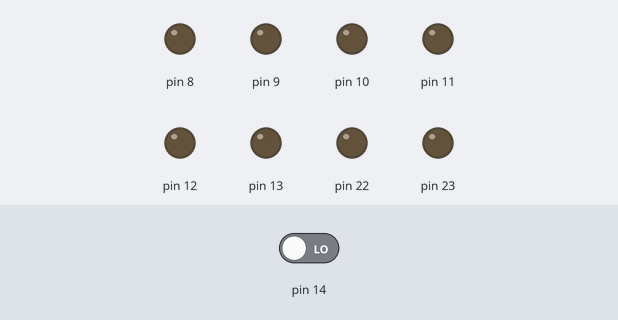
Recording of a sketch running on a simulated Arduino Uno, built with avr-gcc and run on an emulated ATmega328P. Shown: output pins drawn as LEDs (lit = HIGH). The inputs (shaded band) are chosen by the test bench; at power-on: pin 14 LOW.

Above: at 1.2 s.
1.3 s: pin 14 driven HIGH
At 1.6 s:
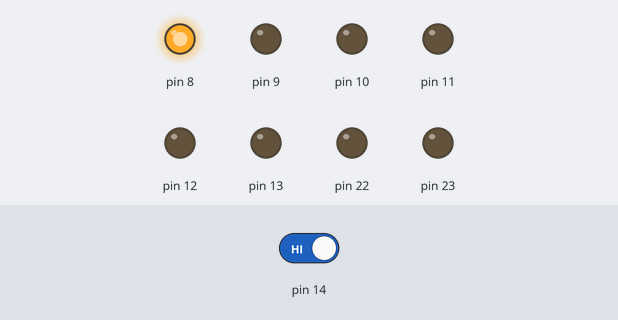
2.8 s: pin 14 driven LOW
At 4.0 s:
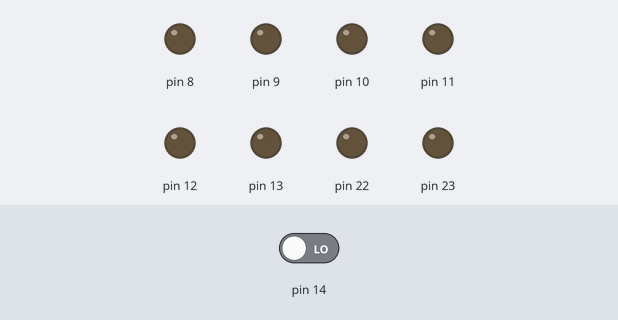
Timing chart, 0 to 5.8 s (numbered marks = the images above; inputs shaded):
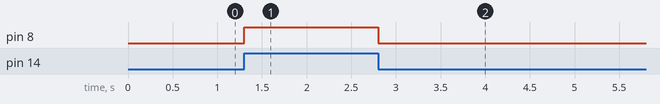

Measured:
- after the input at 1.3 s, pin 8: LOW → HIGH at once
- after the input at 2.8 s, pin 8: HIGH → LOW at once

The sketch:

bitmasks__t1600-brwn305_s_conflicted_copy_2019-05-05_.ino
```cpp
/*
  Binary Bit Masks Example

  Tennessee Technological University
  Tristan Hill - Jan 11, 2016
  Updated - February 2, 2018

*/


// the setup function runs once when you press reset or power the board
void setup() {
  // initialize digital pin 13 as an output.
  // pinMode(13, OUTPUT);
  //DDRB = DDRB | 00000001;  // sets Port B output
  DDRB = 0b11111111;
  DDRC = 0b00000000;  // sets Port C as input

  //PORTC = 0b11111111;

}

// the loop function runs over and over again forever
void loop() {

  while(PINC&0b00000001)
  {
    PORTB|=0b00000001;
  }
  PORTB&=0b111111110;

}
```
